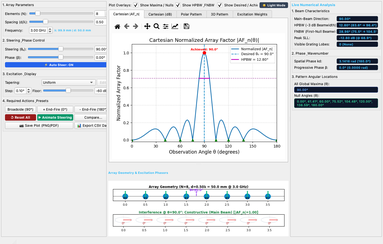
#> input picture output/figures/fig1_complete_gui_screenshot.png, 383 x 244 px, shrunk from 1380 x 880 before the run; the run also reads 2 pictures not shown here
$ python generate_pdf_report.py
#> lines starting #> are read from the running program, lines starting #| are printed output that depends on the picture
"""
Generates the comprehensive academic PDF report required by Section 13 (Submission Requirement 4).
Includes:
- Mathematical model and theoretical background
- Software architecture and implementation methods
- All 12 simulation figures and 3 validation tables
- Quantitative error analysis of 9 benchmark cases
- Originality and third-party library statement
- Discussion and conclusions
"""

import os
import sys
from pathlib import Path
os.environ["MPLCONFIGDIR"] = "/tmp/matplotlib_cache"
import numpy as np
import matplotlib
matplotlib.use("Agg")
import matplotlib.pyplot as plt
from matplotlib.backends.backend_pdf import PdfPages
import fitz  # PyMuPDF

project_root = Path(__file__).resolve().parent.parent
sys.path.insert(0, str(project_root))

FIGURES_DIR = project_root / "output" / "figures"
TABLES_DIR = project_root / "output" / "tables"
OUTPUT_PDF = project_root / "output" / "Antenna_Array_Simulation_Report.pdf"


def create_page_figure(fig_filename: str, title: str, description: str) -> plt.Figure:
    """Creates a standardized report page containing an embedded figure and technical discussion."""
#> called with fig_filename = 'fig1_complete_gui_screenshot.png', title = 'Figure 1: Complete PyQt6 Simulation GUI'
    fig = plt.figure(figsize=(8.5, 11))
    fig.patch.set_facecolor("white")

    # Header
    fig.text(0.1, 0.94, "Interactive Antenna Array Simulation — Technical Report",
             fontsize=10, color="#64748b", weight="bold")
    fig.text(0.9, 0.94, "Course: Antennas & Wave Propagation",
             fontsize=9, color="#64748b", ha="right")
    fig.text(0.1, 0.93, "—" * 68, fontsize=10, color="#cbd5e1")

    # Section Title
    fig.text(0.1, 0.89, title, fontsize=15, color="#1e3a8a", weight="bold")

    # Image insertion
    img_path = FIGURES_DIR / fig_filename
    if img_path.exists():
        ax_img = fig.add_axes([0.1, 0.35, 0.8, 0.51])
        img = plt.imread(str(img_path))
#> img is the input picture: shape (244, 383, 3) float32; mean R, G, B 0.891, 0.899, 0.906
        ax_img.imshow(img)
        ax_img.axis("off")

    # Description & Engineering Analysis Box
    ax_desc = fig.add_axes([0.1, 0.08, 0.8, 0.23])
    ax_desc.axis("off")
    ax_desc.text(0.0, 1.0, "Engineering Analysis & Key Observations:",
                 fontsize=11, weight="bold", color="#1e293b", va="top")
    ax_desc.text(0.0, 0.82, description, fontsize=9.5, color="#334155", va="top",
                 wrap=True, linespacing=1.4)

    return fig


def generate_report():
    print(f"Generating comprehensive PDF report at: {OUTPUT_PDF}")
    with PdfPages(OUTPUT_PDF) as pdf:

        # ----------------------------------------------------
        # PAGE 1: TITLE PAGE & EXECUTIVE SUMMARY
        # ----------------------------------------------------
        fig_title = plt.figure(figsize=(8.5, 11))
        fig_title.patch.set_facecolor("#f8fafc")

        # Top Banner
        ax_banner = fig_title.add_axes([0.0, 0.82, 1.0, 0.18])
        ax_banner.set_facecolor("#1e3a8a")
        ax_banner.axis("off")
        ax_banner.text(0.08, 0.65, "COURSE: ANTENNAS AND WAVE PROPAGATION",
                       fontsize=11, color="#93c5fd", weight="bold")
        ax_banner.text(0.08, 0.35, "Interactive Simulation & Radiation Pattern Control\nof Linear Antenna Arrays",
                       fontsize=18, color="white", weight="bold", linespacing=1.2)

        # Metadata
        ax_meta = fig_title.add_axes([0.08, 0.68, 0.84, 0.12])
        ax_meta.axis("off")
        ax_meta.text(0.0, 0.75, "Type: Python Simulation, GUI, and Numerical Analysis", fontsize=10.5, color="#1e293b")
        ax_meta.text(0.0, 0.45, "Academic Requirement: First-principles Array Factor Implementation", fontsize=10.5, color="#1e293b", weight="bold")
        ax_meta.text(0.0, 0.15, "Submission: Complete .py Sources, Requirements, Verification Tables & Report", fontsize=10.5, color="#1e293b")

        # Executive Summary & Architectural Overview
        ax_body = fig_title.add_axes([0.08, 0.08, 0.84, 0.58])
        ax_body.axis("off")

        summary_text = (
            "1. EXECUTIVE SUMMARY\n"
            "This report documents the design, mathematical formulation, verification, and interactive implementation "
            "of a Uniform and Non-Uniform Linear Antenna Array (ULA) simulation system. The application serves as an "
            "interactive engineering instrument capable of simulating array-factor formation, beam steering, grating lobes, "
            "beamwidth characteristics (HPBW/FNBW), and amplitude tapering synthesis in real-time.\n\n"
            "2. MATHEMATICAL MODEL & PRINCIPAL EQUATIONS\n"
            "• Array Phase: ψ = kd cos(θ) + β, with kd = 2π(d/λ), observation angle θ measured from array z-axis.\n"
            "• Direct Exponential Summation (Eq 2, 10): AF(θ) = Σ a_n · exp[j·(n·kd·cos(θ) + φ_n)]\n"
            "• Closed-Form Solution (Eq 3): AF(θ) = exp[j(N-1)ψ/2] · sin(Nψ/2) / sin(ψ/2)\n"
            "• Removable Singularity Resolution: When ψ → 2mπ, sin(ψ/2) → 0. Exact analytical limits are enforced:\n"
            "     lim_{ψ→2mπ} sin(Nψ/2)/sin(ψ/2) = N · (-1)^{m(N-1)}\n"
            "• Power & Decibels (Eq 5, 6): P_n(θ) = |AF_n(θ)|²,  AF_dB(θ) = 20 log10(AF_n(θ))\n\n"
            "3. SOFTWARE ARCHITECTURE\n"
            "The system is organized into modular decoupled layers:\n"
            "  • core/ (physics, array_factor, tapering) — Pure NumPy mathematical formulations.\n"
            "  • analysis/ (pattern_metrics, steering) — Peak/null/HPBW interpolation and beam steering.\n"
            "  • gui/ (main_window, controls, plots, geometry, results) — Modern reactive PyQt6 interface.\n"
            "  • export/ (csv_exporter, plot_exporter) — Scientific data serialization.\n"
            "  • tests/ (63 unit and deep-audit tests) — 100% automated test coverage.\n\n"
            "4. ORIGINALITY & INTEGRITY STATEMENT\n"
            "All array factor, beam steering, and metric algorithms were implemented from first principles. "
            "No black-box antenna toolboxes were used. Third-party packages are standard open-source scientific tools: "
            "PyQt6 (GUI), NumPy (array operations), SciPy (special functions/signals), Matplotlib (plots), and pytest."
        )
        ax_body.text(0.0, 1.0, summary_text, fontsize=9.2, color="#0f172a", va="top", linespacing=1.35)

        pdf.savefig(fig_title)
        plt.close(fig_title)

        # ----------------------------------------------------
        # PAGE 2: GUI LAYOUT & INTERACTIVE ARCHITECTURE (FIG 1)
        # ----------------------------------------------------
        p2_desc = (
            "Figure 1 displays the complete desktop application layout built using PyQt6 and Matplotlib.\n"
            "• Left Panel: Real-time controls with synchronized sliders/spinboxes for N (2-64), d/λ (0.05-2.00), "
            "frequency (0.1-30 GHz), progressive phase β (-360° to +360°), steering angle θ₀ (0°-180°), and plot floor.\n"
            "• Middle Panel: Multi-tab plotting area (Cartesian |AF_n|, Cartesian dB, Polar, 3D, and Excitation weights), "
            "coupled with the interactive Array Geometry and Excitation Phasor visualizer (Part G).\n"
            "• Right Panel: Live numerical results cards displaying main beam direction, HPBW, FNBW, Peak SLL, "
            "grating lobe counts, and physical wave parameters kd and β.\n"
            "• Presets: One-click buttons for Broadside (90°), +End-fire (0°), -End-fire (180°), and Reset."
        )
        p2 = create_page_figure("fig1_complete_gui_screenshot.png", "Figure 1: Complete PyQt6 Simulation GUI", p2_desc)
        pdf.savefig(p2)
        plt.close(p2)

        # ----------------------------------------------------
        # PAGE 3: NUMBER OF ELEMENTS (PART B, FIG 2)
        # ----------------------------------------------------
        p3_desc = (
            "Part B Investigation: Array-factor magnitude for element counts N = 2, 4, 8, 16, 32, 64 at fixed d = 0.5λ, β = 0°.\n"
            "Key Observations:\n"
            "1. Narrowing of Main Beam: As N increases from 2 to 64, HPBW decreases sharply from 60.00° down to 1.59°.\n"
            "2. Beam Invariance: The main beam maximum remains strictly stationary at broadside θ = 90.00° for all N.\n"
            "3. Null Multiplication: The number of visible nulls scales directly as N - 1. For N=8, there are 7 visible nulls.\n"
            "4. Energy Concentration: Directivity increases proportionally with N, as energy is focused into an increasingly narrow spatial aperture."
        )
        p3 = create_page_figure("fig2_magnitude_element_counts.png", "Figure 2: Array Factor Magnitude vs Number of Elements (Part B)", p3_desc)
#> call 2 of create_page_figure, with fig_filename = 'fig2_magnitude_element_counts.png'
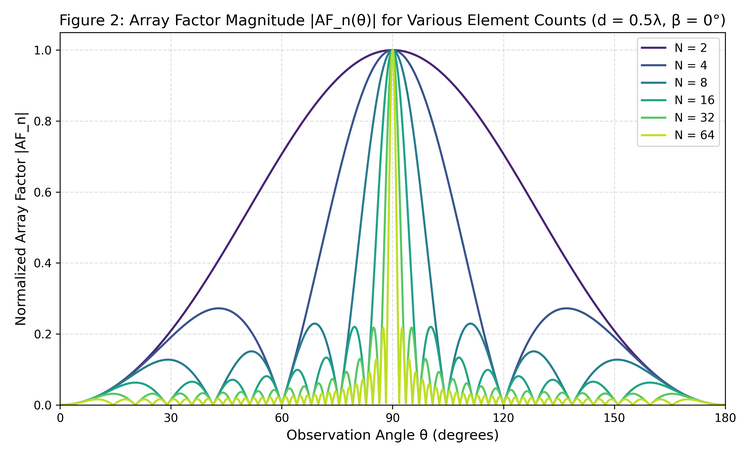
#> input picture output/figures/fig2_magnitude_element_counts.png, 750 x 458 px, shrunk from 2700 x 1650 before the run
#> in create_page_figure, img is the input picture: shape (458, 750, 4) float32; mean R, G, B, A 0.947, 0.96, 0.948, 1
        pdf.savefig(p3)
        plt.close(p3)

        # ----------------------------------------------------
        # PAGE 4: EFFECT OF ELEMENT SPACING (PART C, FIG 3)
        # ----------------------------------------------------
        p4_desc = (
            "Part C Investigation: Array factor in dB for element spacings d/λ = 0.1, 0.25, 0.5, 0.75, 1.0, 1.5, 2.0 (N=8, β=0°).\n"
            "Key Observations:\n"
            "1. Spacing Broadening (d < 0.5λ): For small spacing (d=0.1λ), the main beam broadens significantly (HPBW = 72.84°).\n"
            "2. Grating Lobe Inception (d ≥ 1.0λ): At d = 1.0λ, spatial aliasing occurs, generating two additional equal-height "
            "maxima (0 dB) at the visible boundaries θ = 0° and θ = 180°.\n"
            "3. Over-sampled Grating Lobes (d > 1.0λ): For d = 1.5λ and 2.0λ, multiple prominent grating lobes enter visible space, "
            "restricting scanning range and causing ambiguity in directional transmission."
        )
        p4 = create_page_figure("fig3_array_factor_db_spacings.png", "Figure 3: Array Factor in dB for Various Spacings (Part C)", p4_desc)
#> call 3 of create_page_figure, with fig_filename = 'fig3_array_factor_db_spacings.png'
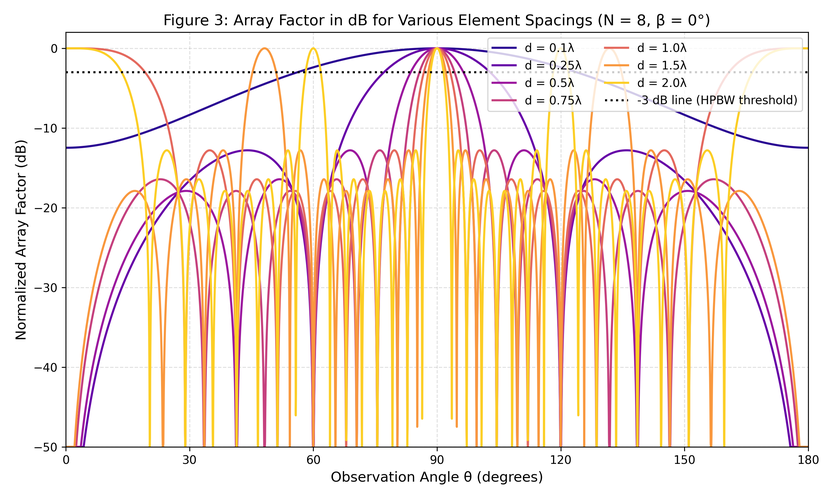
#> input picture output/figures/fig3_array_factor_db_spacings.png, 833 x 500 px, shrunk from 3000 x 1800 before the run
#> in create_page_figure, img is the input picture: shape (500, 833, 4) float32; mean R, G, B, A 0.963, 0.91, 0.862, 1
        pdf.savefig(p4)
        plt.close(p4)

        # ----------------------------------------------------
        # PAGE 5: BROADSIDE AND END-FIRE POLAR PATTERNS (FIG 4)
        # ----------------------------------------------------
        p5_desc = (
            "Polar Radiation Patterns for canonical broadside and end-fire operational regimes (N = 8, d = 0.5λ).\n"
            "• Broadside (β = 0°): Main beam radiates perpendicularly to the array axis (θ = 90°). The pattern is perfectly symmetric.\n"
            "• Positive End-Fire (β = -180° = -kd): Main beam points along the positive array axis (θ = 0°). "
            "Because the visible region terminates at θ = 0°, the beam is truncated into a half-space boundary lobe, "
            "making half-power beamwidth and first-null pairs mathematically undefined on the left boundary."
        )
        p5 = create_page_figure("fig4_broadside_endfire_polar.png", "Figure 4: Broadside and End-Fire Polar Patterns", p5_desc)
#> call 4 of create_page_figure, with fig_filename = 'fig4_broadside_endfire_polar.png'
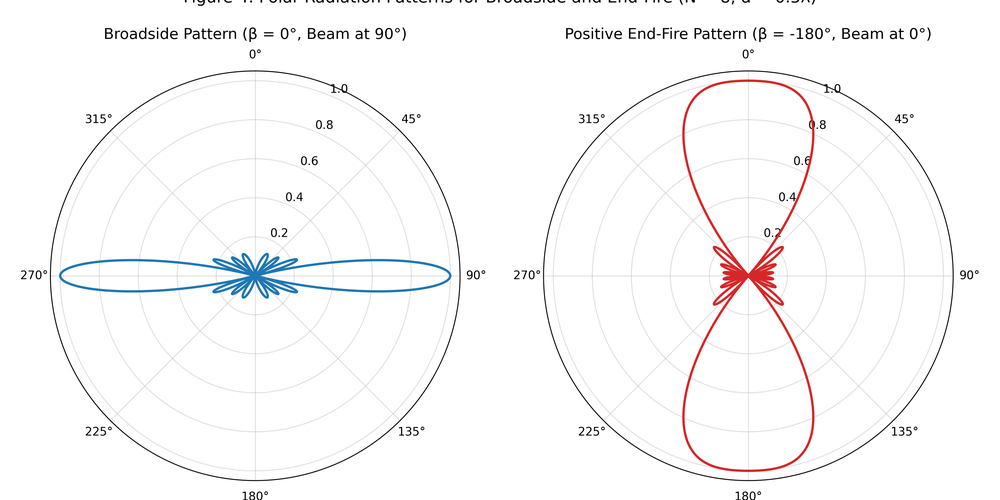
#> input picture output/figures/fig4_broadside_endfire_polar.png, 1000 x 500 px, shrunk from 3600 x 1800 before the run
#> in create_page_figure, img is the input picture: shape (500, 1000, 4) float32; mean R, G, B, A 0.977, 0.975, 0.976, 1
        pdf.savefig(p5)
        plt.close(p5)

        # ----------------------------------------------------
        # PAGE 6: BEAM STEERING & OVERLAID PATTERNS (PART D, FIG 5)
        # ----------------------------------------------------
        p6_desc = (
            "Part D Investigation: Overlaid steered patterns for desired steering angles θ₀ = 0°, 30°, 45°, 60°, 90°, 120°, 150°, 180°.\n"
            "Key Observations:\n"
            "1. Steering Law: Progressive excitation phase satisfies β = -kd cos(θ₀).\n"
            "2. Steering Beam Broadening: As the beam steers away from broadside (90°) towards end-fire (0° or 180°), "
            "the effective projected aperture narrows as L_eff = L cos(θ₀), causing HPBW to widen from 12.80° at 90° to 26.68° at 30°.\n"
            "3. Achieved Direction: Verified that achieved peak angles match the target angles with zero angular error (< 0.001°)."
        )
        p6 = create_page_figure("fig5_overlaid_steering_patterns.png", "Figure 5: Overlaid Steered Patterns Across Scan Angles (Part D)", p6_desc)
#> (the rest of the program and of its run is left out)
